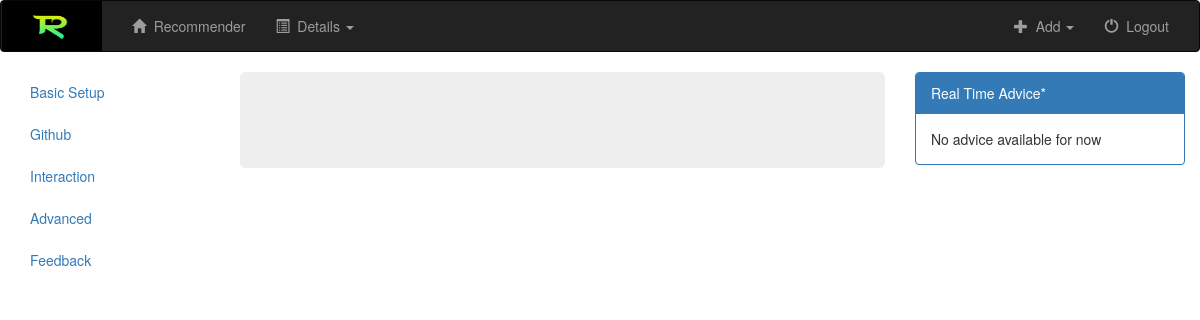
Page /recsystem/gitrec/ on the committed database.
### recsystem/models.py (models this page shows, shortened)
class Question(models.Model):
    question_title = models.CharField(max_length = 250)
    question_text = models.TextField(max_length = 3000)
    description = models.TextField(max_length = 3000)
    options_type = models.CharField(max_length = 250)
    followUp = models.BooleanField(default=False)
    max = models.CharField(max_length = 250, null=True)
    min = models.CharField(max_length = 250, null=True)
    step = models.CharField(max_length = 250, null=True)

### recsystem/views.py (the view)
def gitrec(request):
    try:
        questions = Question.objects.filter(id__in=[192,194,195,200,205])
        context = {'questions': questions}
        return render(request, 'recsystem/recommender.html', context)
    except Exception.DoesNotExist:
        raise ObjectDoesNotExist

### recsystem/templates/recsystem/recommender.html (shortened to what this page needs)
{% extends 'recsystem/default.html' %} {% block body %}
<div class="container-fluid" id="main-div">
  <div class="row">
    <div class="col-md-9 left-column">
      <div class="row">
        <div role="tabpanel">
          <div class="col-md-3">
            <ul class="nav nav-pills brand-pills nav-stacked" role="tablist" id="questionTabs">
              {% for question in questions %}
              <li role="presentation" class="brand-nav"><a href="#tab{{ forloop.counter }}" aria-controls="tab{{ forloop.counter }}" role="tab" data-toggle="tab">{{ question.question_title }}</a></li>
              {% endfor %}
            </ul>
          </div>
          <div class="col-md-9">
            <div class="jumbotron">
            </div>
          </div>
        </div>
      </div>
    </div>
      <div class="col-md-3 real-time-advice-div">
        <div class="panel panel-primary">
          <div class="panel-heading">Real Time Advice*</div>
          <div class="panel-body" id="advice">No advice available for now</div>
        </div>
      </div>
  </div>
</div>
{% endblock %}

### recsystem/static/recsystem/main.css (style rules this page uses)
.real-time-advice-div { position:fixed; right: 0; }
.left-column { position: relative; }

### rows in the picture
Question: question_title "Basic Setup"
Question: question_title "Github"
Question: question_title "Interaction"
Question: question_title "Advanced"
Question: question_title "Feedback"
